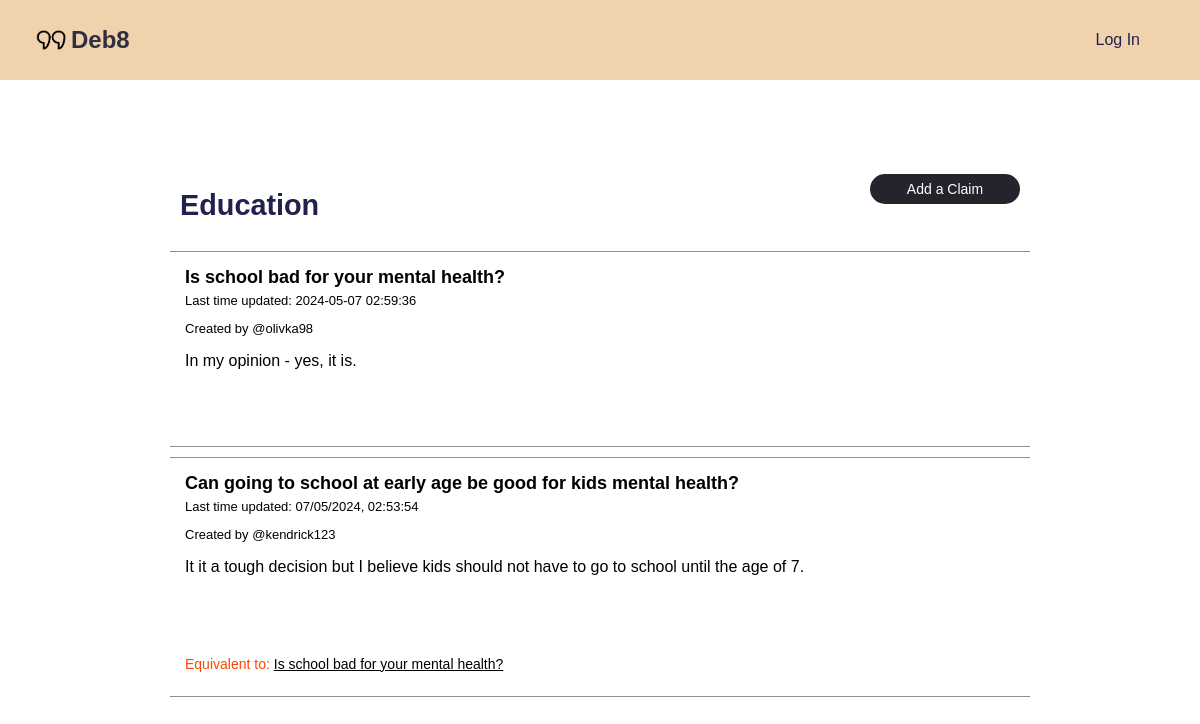
Screenshot of /topic/78 with the database file from the repository.
### tables this page shows
CREATE TABLE topic (
    topicID INTEGER PRIMARY KEY AUTOINCREMENT,
    topicName TEXT NOT NULL,
    postingUser INTEGER,
    creationTime INTEGER NOT NULL DEFAULT (strftime('%m/%d/%Y %H:%M:%S', 'now')),
    updateTime INTEGER NOT NULL DEFAULT (strftime('%m/%d/%Y %H:%M:%S', 'now')),
    FOREIGN KEY (postingUser) REFERENCES user(userID) ON DELETE SET NULL ON UPDATE CASCADE
);

CREATE TABLE claim (
    claimID INTEGER PRIMARY KEY AUTOINCREMENT,
    topic INTEGER NOT NULL REFERENCES topic(topicID) ON DELETE CASCADE ON UPDATE CASCADE,
    postingUser INTEGER REFERENCES user(userID) ON DELETE SET NULL ON UPDATE CASCADE,
    creationTime INTEGER NOT NULL DEFAULT (strftime('%m/%d/%Y %H:%M', 'now')),
    updateTime INTEGER NOT NULL DEFAULT (strftime('%m/%d/%Y %H:%M', 'now')),
    claimHeader VARCHAR(100),
    text TEXT NOT NULL
);

CREATE TABLE claimToClaim (
    claimRelID INTEGER NOT NULL PRIMARY KEY AUTOINCREMENT,
    first INTEGER NOT NULL REFERENCES claim(claimID) ON DELETE CASCADE ON UPDATE CASCADE,
    second INTEGER NOT NULL REFERENCES claim(claimID) ON DELETE CASCADE ON UPDATE CASCADE,
    claimRelType INTEGER NOT NULL REFERENCES claimToClaimType(claimRelTypeID) ON DELETE CASCADE ON UPDATE CASCADE,
    CONSTRAINT claimToClaimUnique UNIQUE (first, second)
);

### app.py (the view)
@app.route('/topic/<int:topicId>')
def topic(topicId):
    try:
        with sqlite3.connect('debate.sqlite') as connection:
            cursor = connection.cursor()
            cursor.execute('SELECT * FROM topic WHERE topicID = ?', (topicId,))
            topic = cursor.fetchone()
            if topic is None:
                return "Topic not found", 404
            topic_data = {'topicID': topic[0], 'topicName': topic[1]}
            context = {
                'topic_data': topic_data,
                'logged_in': session.get('logged_in', False),
                'username': session.get('username', None)
            }
            cursor.execute('''
                SELECT c.claimID, c.topic, c.postingUser, c.creationTime, COALESCE(MAX(r.creationTime), c.creationTime) AS updateTime, c.claimHeader, c.text, ct.claimRelType
                FROM claim c
                LEFT JOIN replyToClaim rc ON c.claimID = rc.claim
                LEFT JOIN replyText r ON rc.reply = r.replyTextID
                LEFT JOIN claimToClaimType ct ON ct.claimRelTypeID = (SELECT claimRelType FROM claimToClaim WHERE first = c.claimID OR second = c.claimID LIMIT 1)
                WHERE c.topic = ?
                GROUP BY c.claimID, c.topic, c.postingUser, c.creationTime, c.claimHeader, c.text, ct.claimRelType
                ORDER BY updateTime DESC
            ''', (topicId,))
            claims = cursor.fetchall()
            claim_data_list = []
            for claim in claims:
                cursor.execute('''
                    SELECT cc.second, cc.claimRelType, c.claimHeader
                    FROM claimToClaim cc
                    JOIN claim c ON cc.second = c.claimID
                    WHERE cc.first = ?
                ''', (claim[0],))
                related_claims = cursor.fetchall()
                related_claims_list = [{
                    'claimID': rel[0],
                    'relation': rel[1],
                    'claimHeader': rel[2]
                } for rel in related_claims]
                claim_data = {
                    'claimID': claim[0],
                    'topic': claim[1],
                    'postingUser': claim[2],
                    'creationTime': claim[3],
                    'updateTime': claim[4],
                    'claimHeader': claim[5],
                    'text': claim[6],
                    'claimType': claim[7] or "Unknown Type",
                    'relatedClaims': related_claims_list
                }
                claim_data_list.append(claim_data)
            related_claims_json = json.dumps(claim_data_list)
            context['claims'] = claim_data_list
            return render_template('topic.html', context=context, related_claims_json=related_claims_json)
    except Exception as e:
        return f"An error occurred while fetching topic: {e}"

### templates/topic.html (shortened to what this page needs)
{% extends "base.html" %}
{% block head %}
<link rel="stylesheet" type="text/css" href="{{url_for('static', filename='topic.css')}}">
{% endblock %}
{% block content %}
<div class="main-container">
    <div class="main-header">
        <h3 id="topic-header">{{ context.topic_data.topicName }}</h3>
        <p id="add" class="add" style="cursor: pointer;">Add a Claim</p>
    </div>
    <div class="claims">
        {% for claim in context.claims %}
        <div class="claim-container">
            <a id="header" href="{{ url_for('view_claim', claim_id=claim.claimID) }}">{{claim.claimHeader}}</a>
            <div class="first-cont">
                <p class="info" id="time">Last time updated: {{claim.updateTime}}</p>
                <p class="info-user">Created by @{{claim.postingUser}}</p>
            </div>
            <div class="claim-info">
                <div class="text">
                    <p>{{ claim.text }}</p>
                </div>
            </div>
            {% if claim.relatedClaims %}
            <div class="orange">
                <p>{{ claim.claimType }} to:
                    {% for related in claim.relatedClaims %}
                        <a href="/claim/{{ related.claimID }}" class="related-claim-link" style="text-decoration: underline;">{{ related.claimHeader }}</a>
                    {% endfor %}
                </p>
            </div>
        {% endif %}
        </div>
        {% endfor %}
    </div>
</div>
{% endblock %}

### static/base.css (style rules this page uses)
* { font-family: Arial; }
body { padding: 0; margin: 0; background-color: white; }
a { text-decoration: none; cursor: pointer; color: black; }
.main-header h3 { color: #21214d; font-size: 1.8rem; }
h3 { color: #21214d; font-size: 1.8rem; }

### static/topic.css (style rules this page uses)
.main-container { width: 100vw; min-height: 100vh; height: auto; display: flex; flex-direction: column; align-items: center; justify-content: flex-start; }
.main-header { display: flex; justify-content: space-between; width: 70%; font-size: 1.2rem; margin-top: 10vh; }
.claims { display: flex; flex-direction: column; align-items: center; width: 100%; }
.claim-container { display: flex; flex-direction: column; justify-content: flex-start; align-items: flex-start; width: 70%; margin-bottom: 10px; padding: 10px; background-color: white; border-top: 0.5px solid #918e8e; border-bottom: 0.5px solid #918e8e; }
#header { color: black; font-size: 18px; font-weight: 600; margin-right: 7px; margin-top: 0; padding: 5px; }
#add, .add { display: flex; justify-content: center; align-items: center; height: 30px; width: 150px; color: white; background-color: #24242c; border-radius: 15px; font-size: 14px; }
.claim-info { display: flex; flex-direction: column; margin-left: 5px; align-items: flex-start; width: 90%; min-height: 100px; margin-left: 5px; }
.info { font-size: 13px; margin: 0 0 0 5px; }
.info-user { margin-left: 5px; margin-bottom: 0; font-size: 13px; }
.first-cont { display: flex; flex-direction: column; height: auto; min-width: 200px; justify-content: flex-start; align-items: flex-start; }
.orange { color: orangered; font-size: 14px; margin-top: 0; margin-left: 5px; }

### rows the page displays
topic: topic_data.topicName "Education"
claim: claimHeader "Is school bad for your mental health?", updateTime "2024-05-07 02:59:36", postingUser "olivka98", text "In my opinion - yes, it is."
claim: claimHeader "Can going to school at early age be good for kids mental health?", updateTime "07/05/2024, 02:53:54", postingUser "kendrick123", text "It it a tough decision but I believe kids should not have to go to school until the age of 7.", claimType "Equivalent"
claimToClaim: claimHeader "Is school bad for your mental health?"
